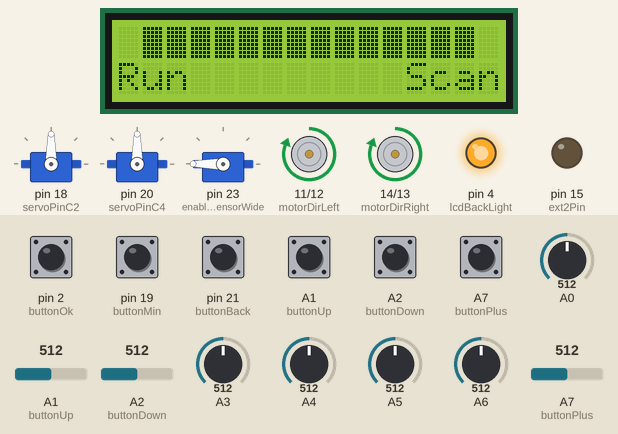
The sketch below on a simulated Arduino Mega 2560, built with avr-gcc and run on an emulated ATmega2560. Shown: 16×2 character LCD, 3 × servo, direction and speed pins drawn as motors (green arrow = direction pin HIGH = forward, orange = LOW = backward, longer = more drive), output pins drawn as LEDs (lit = HIGH). Wiring (inferred from the names in the program): servo: signal pin 23. Inputs (shaded band) come from the test bench; at power-on: A1 (buttonUp), A2 (buttonDown), A7 (buttonPlus), pin 2 (buttonOk), pin 19 (buttonMin), pin 21 (buttonBack) HIGH, A1 (buttonUp) = 512, A0 = 512, A3 = 512, A2 (buttonDown) = 512, A4 = 512, A5 = 512, A6 = 512, A7 (buttonPlus) = 512. EEPROM starts erased; servo pulses on a pin are drawn as a servo (544–2400 µs = 0–180°); pins used as bus, display or sensor lines are not drawn.

Above: at 1.7 s.
1.8 s: pin 21 (buttonBack) pulled LOW for 0.15 s
At 2.3 s:
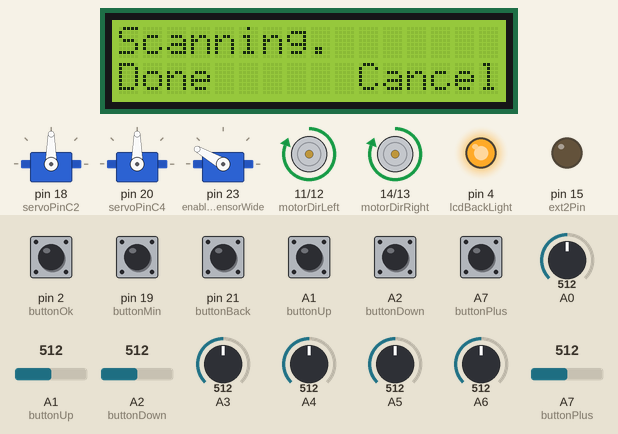
4.9 s: pin 2 (buttonOk) pulled LOW for 0.15 s
At 6.8 s:
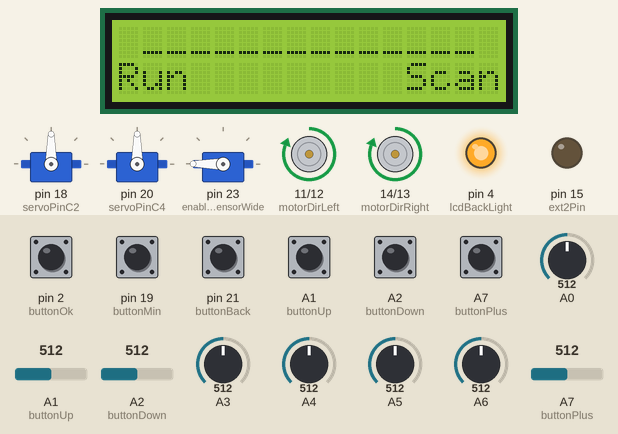
7.1 s: A1 (buttonUp) set to 519
At 7.7 s:
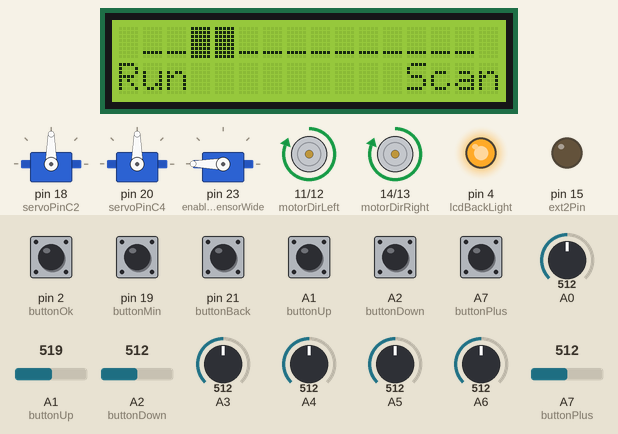
8.6 s: A0 set to 520
At 9.1 s:
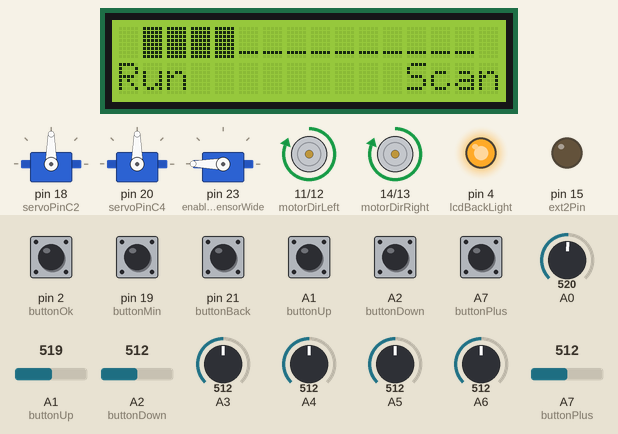
10.1 s: A3 set to 527
At 11.3 s:
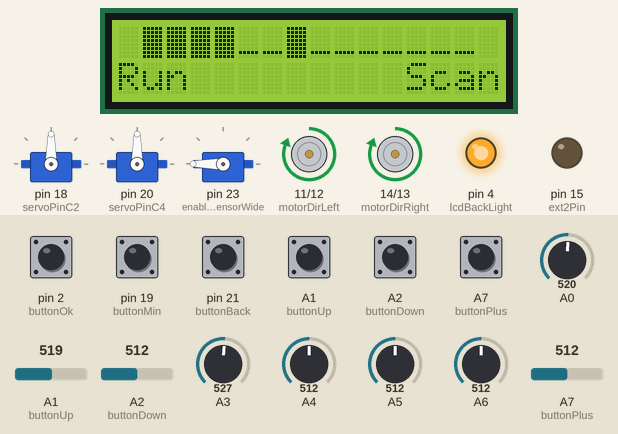
11.6 s: A2 (buttonDown) set to 610
At 12.5 s:
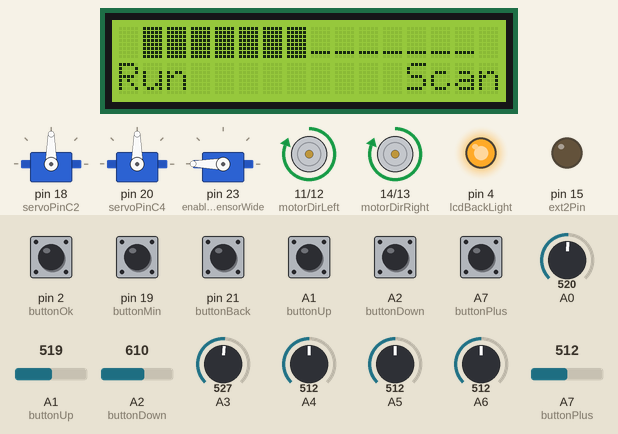
Timing chart, 0 to 14.1 s (numbered marks = the images above; inputs shaded):
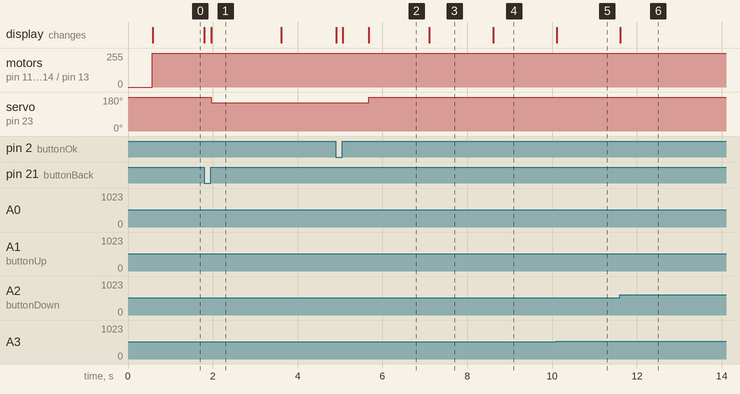

The sketch:

source_code_XELERON_X.ino
```cpp
/*
  Project : Xeleron X - PC coding
  Author  : Helda Pratama
  Year    : 2022
  Event   : MRC 2022 - MI
*/

#include "variable.h"
#include "hardware.h"
#include "button.h"
#include "motor.h"
#include "sensor.h"
#include "panel.h"
#include "running.h"

void setup() {
  hardwareInit();
  EEPROM.get(0, ee);
  welcomeScreen();
}

void loop() {
  homeScreen();

  mainProgram();      //untuk menjalankan seluruh isi program utama

  stopMotor();
}

//isi program
void mainProgram() {
  //petunjuk program

  /*
    run(speedAwal, modeSensor, motorKiri, motorKanan, delayBelok, speedTimer, timer)
    pilihan mode sensor:
      1. fl (tengah & kiri)
      2. fr (tengah & kanan)
      3. lr atau rl (kanan & kiri)
      4. s1, s2, ... , s14 (nomor sensor)
      5. dimanapun

    contoh:
    run(80, fl, -80, 100, 300, 80, 30);  //belok kiri setelah pertigaan kiri dan jalan dgn timer 30
    run(80, fr, 100, -80, 300, 80, 30);  //belok kanan setelah pertigaan kanan dan jalan dgn timer 30
  */

  //gripperAction(pick)     untuk ambil
  //gripperAction(drop)     untuk taruh
  //lontar()    untuk melontar bola

  //===========>>>PANDUAN PROGRAM<<<===========
  // run(speedAwal, modeSensor, motorKiri, motorKanan, delayBelok, speedTimer, timer)
  // Start/maju    => run(100, dimanapun, 100, 100, 100, 100, 50); timer menyesuaikan kondisi track
  // mundur        => run(100, dimanapun, -100, -100, 100, 100, 0); delay menyesuaikan kondisi track
  // belok kiri    => run(100, fl, -150, 100, 180, 100, 50); timer menyesuaikan kondisi track
  // belok kanan   => run(100, fr, 100, -150, 180, 100, 50); timer menyesuaikan kondisi track
  // putar balik   => run(100, fr, 100, -150, 280, 100, 0);


  //masukkan program utama disini====================================================================


  //gripperAction(drop);

  //ending program utama
}
```

button.h
```cpp
void waitButton() {
  lcd.clear();
  delay(150);
  while (buttonPressed);
}
```

hardware.h
```cpp
/*//lcd
#include <LiquidCrystal.h>
#define lcdRS 0
#define lcdEN 1
#define lcdD4 5
#define lcdD5 6
#define lcdD6 7
#define lcdD7 3
#define lcdBackLight  4
LiquidCrystal lcd(lcdRS, lcdEN, lcdD4, lcdD5, lcdD6, lcdD7);

//button
#define buttonOK    2
#define buttonUp    A1
#define buttonDown  A2
#define buttonBack  21
#define buttonPlus  A7
#define buttonMin   19
#define buttonUnpressed (digitalRead(buttonOK)&&digitalRead(buttonUp)&&digitalRead(buttonDown)&&digitalRead(buttonBack)&&digitalRead(buttonPlus)&&digitalRead(buttonMin))
#define buttonPressed   !buttonUnpressed

//sensor
#define enableSensorRight 22
#define enableSensorLeft  23

//motor
#define motorDirLeft  11
#define motorDirRight 14
#define motorPWMLeft  12
#define motorPWMRight 13
#define motorEnable   9

//servo
#include <Servo.h>
Servo lift;
Servo grip;

//obstacle
#define obsPin    8

void hardwareInit() {
  lcd.begin(16, 2);
  lift.attach(18);
  grip.attach(20);
  pinMode(obsPin, INPUT_PULLUP);
  pinMode(buttonOK, INPUT_PULLUP);
  pinMode(buttonUp, INPUT_PULLUP);
  pinMode(buttonDown, INPUT_PULLUP);
  pinMode(buttonBack, INPUT_PULLUP);
  pinMode(buttonPlus, INPUT_PULLUP);
  pinMode(buttonMin, INPUT_PULLUP);
  pinMode(lcdBackLight, OUTPUT);
  pinMode(motorDirLeft, OUTPUT);
  pinMode(motorDirRight, OUTPUT);
  pinMode(motorEnable, OUTPUT);
  digitalWrite(lcdBackLight, 1);
  digitalWrite(motorEnable, 1);
  lift.write(liftDown);
  grip.write(gripOff);
} */

//lcd
#include <LiquidCrystal.h>
#define lcdRS 0
#define lcdEN 1
#define lcdD4 5
#define lcdD5 6
#define lcdD6 7
#define lcdD7 3
#define lcdBackLight  4
LiquidCrystal lcd(lcdRS, lcdEN, lcdD4, lcdD5, lcdD6, lcdD7);

//button
#define buttonOk    2
#define buttonUp    A1
#define buttonDown  A2
#define buttonBack  21
#define buttonPlus  A7
#define buttonMin   19
#define buttonUnpressed (digitalRead(buttonOk)&&digitalRead(buttonUp)&&digitalRead(buttonDown)&&digitalRead(buttonBack)&&digitalRead(buttonPlus)&&digitalRead(buttonMin))
#define buttonPressed   !buttonUnpressed

//sensor
#define enableSensorNarrow  22
#define enableSensorWide    23

//motor
#define motorDirLeft  11
#define motorDirRight 14
#define motorPWMLeft  12
#define motorPWMRight 13
#define motorEnable   9

//servo
#include <Servo.h>
Servo servoGrip;
Servo servoLift;
#define servoPinC2  18
#define servoPinC4  20

//external
#define ext1Pin     9       //input obs
#define ext2Pin     15      //relay pelontar

//serial bluetooth
#include <SoftwareSerial.h>
SoftwareSerial mySerial(16, 17);  //Rx, Tx

void hardwareInit() {
  lcd.begin(16, 2);
  pinMode(buttonOk, INPUT_PULLUP);
  pinMode(buttonUp, INPUT_PULLUP);
  pinMode(buttonDown, INPUT_PULLUP);
  pinMode(buttonBack, INPUT_PULLUP);
  pinMode(buttonPlus, INPUT_PULLUP);
  pinMode(buttonMin, INPUT_PULLUP);
  pinMode(lcdBackLight, OUTPUT);
  pinMode(motorDirLeft, OUTPUT);
  pinMode(motorDirRight, OUTPUT);
  pinMode(motorEnable, OUTPUT);
  pinMode(enableSensorNarrow, OUTPUT);
  pinMode(enableSensorWide, OUTPUT);

  pinMode(ext1Pin, INPUT_PULLUP);
  pinMode(ext2Pin, OUTPUT);

  digitalWrite(lcdBackLight, 1);
  digitalWrite(motorEnable, 1);

  digitalWrite(ext2Pin, 0);

  servoGrip.attach(servoPinC2);
  servoLift.attach(servoPinC4);
}
```

motor.h
```cpp
void setMotor(int speedLeft, int speedRight) {
  constrain(speedLeft, -255, 255);
  constrain(speedRight, -255, 255);
  if (speedLeft < 0) {
    analogWrite(motorPWMLeft, -speedLeft);
    digitalWrite(motorDirLeft, 0);
  }
  else {
    analogWrite(motorPWMLeft, 255 - speedLeft);
    digitalWrite(motorDirLeft, 1);
  }
  if (speedRight < 0) {
    analogWrite(motorPWMRight, -speedRight);
    digitalWrite(motorDirRight, 0);
  }
  else {
    analogWrite(motorPWMRight, 255 - speedRight);
    digitalWrite(motorDirRight, 1);
  }
}

void stopMotor() {
  analogWrite(motorPWMRight, 0);
  analogWrite(motorPWMLeft, 0);
  digitalWrite(motorDirLeft, 0);
  digitalWrite(motorDirRight, 0);
  delay(5);
  digitalWrite(motorEnable, 1);
}
```

panel.h
```cpp
void welcomeScreen() {
  lcd.clear();
  lcd.setCursor(0, 0);
  lcd.print("XELERON X   rev0");
  lcd.setCursor(0, 1);
  lcd.print("Arduino Mode    ");
  delay(500);
  lcd.clear();
}

void homeScreen() {

  while (1) {
    digitalWrite(motorEnable, 1);
    digitalWrite(lcdBackLight, 1);
    setMotor(0, 0);
    readSensor();
    lcd.setCursor(0, 1);
    lcd.print("Run         Scan");
    if (!digitalRead(buttonBack)) scanSensor();
    if (!digitalRead(buttonOk)) break;
  }
  lcd.clear();
  delay(300);
  digitalWrite(motorEnable, 0);
  delay(200);
}
```

running.h
```cpp
void gripperAction(int mode) {
  setMotor(0, 0);
  lcd.clear();
  switch (mode) {
    case pick:
      lcd.setCursor(0, 0); lcd.print("Picking...");
      servoGrip.write(gripOn);
      delay(1000);
      servoLift.write(liftUp);
      delay(1000);
      gripperState = 1;
      break;
    case drop:
      lcd.setCursor(0, 0); lcd.print("Dropping..");
      servoLift.write(liftDown);
      delay(1000);
      servoGrip.write(gripOff);
      delay(1000);
      gripperState = 0;
      break;
  }
}

//void followLine(int modeFollow) {
void followLine() {
  switch (sensorValue) {
    case 0b100000000000 : error = -31;    break;
    case 0b110000000000 : error = -27;    break;
    case 0b010000000000 : error = -25;    break;
    case 0b011000000000 : error = -21;    break;
    case 0b001000000000 : error = -17;    break;
    case 0b001100000000 : error = -15;    break;
    case 0b000100000000 : error = -11;    break;
    //case 0b011011000000 : error=-7;     break;
    case 0b000110000000 : error = -7;     break;
    case 0b000010000000 : error = -5;     break;
    //case 0b001101100000 : error=-3;     break;
    case 0b000011000000 : error = -3;     break;
    //case 0b000110110000 : error=-1;     break;
    case 0b000001000000 : error = -1;     break;
    case 0b000001100000 : error = 0;      break;
    case 0b000000100000 : error = 1;      break;
    //case 0b000011011000 : error=1;      break;
    case 0b000000110000 : error = 3;      break;
    //case 0b000001101100 : error=3;      break;
    case 0b000000010000 : error = 5;      break;
    case 0b000000011000 : error = 7;      break;
    //case 0b000000110110 : error=7;      break;
    case 0b000000001000 : error = 11;     break;
    case 0b000000001100 : error = 15;     break;
    case 0b000000000100 : error = 17;     break;
    case 0b000000000110 : error = 21;     break;
    case 0b000000000010 : error = 25;     break;
    case 0b000000000011 : error = 27;     break;
    case 0b000000000001 : error = 31;     break;

    //case 0b111100000000 : error=-11;    break;
    //case 0b111110000000 : error=-5;     break;
    //case 0b111111000000 : error=-1;     break;
    //case 0b111111100000 : error=0;      break;
    //case 0b111111110000 : error=1;      break;
    //case 0b111111111000 : error=5;      break;
    //case 0b111111111100 : error=11;     break;

    //case 0b001111111111 : error=-11;    break;
    //case 0b000111111111 : error=-5;     break;
    //case 0b000011111111 : error=-1;     break;
    //case 0b000001111111 : error=0;      break;
    //case 0b000000111111 : error=1;      break;
    //case 0b000000011111 : error=5;      break;
    //case 0b000000001111 : error=11;     break;

    case 0b111000000000 : error = -25;    break;
    case 0b011100000000 : error = -17;    break;
    case 0b001110000000 : error = -11;    break;
    case 0b000111000000 : error = -5;     break;
    case 0b000011100000 : error = -1;     break;
    case 0b000001110000 : error = 1;      break;
    case 0b000000111000 : error = 5;      break;
    case 0b000000011100 : error = 11;     break;
    case 0b000000001110 : error = 17;     break;
    case 0b000000000111 : error = 25;     break;
  }
  /*
    sensorLeft = (sensorValue & 0b1111110000000000) >> 10;
    sensorRight = (sensorValue & 0b0000000000111111);
    if (modeFollow == followLeft) {
    switch (sensorLeft) {
      case 0b100000:  error = -20;  break;
      case 0b110000:  error = -13;  break;
      case 0b010000:  error = -7;   break;
      case 0b011000:  error = -3;   break;
      case 0b001000:  error = -1;   break;
      case 0b001100:  error = 0;    break;
      case 0b000100:  error = 1;    break;
      case 0b000110:  error = 3;    break;
      case 0b000010:  error = 7;    break;
      case 0b000011:  error = 13;   break;
      case 0b000001:  error = 20;   break;
      case 0b000000:  break;
    }
    }
    else if (modeFollow == antiLeft) {
    switch (sensorLeft) {
      case 0b000000:  error = -20;  break;
      case 0b100000:  error = -5;   break;
      case 0b110000:  error = 0;    break;
      case 0b010000:  error = 1;    break;
      case 0b011000:  error = 3;    break;
      case 0b001000:  error = 5;    break;
      case 0b001100:  error = 8;    break;
      case 0b000100:  error = 12;   break;
      case 0b000110:  error = 16;   break;
      case 0b000010:  error = 20;   break;
      case 0b000011:  error = 25;   break;
      case 0b000001:  error = 30;   break;
    }
    }
    else if (modeFollow == followRight) {
    switch (sensorRight) {
      case 0b100000:  error = -20;  break;
      case 0b110000:  error = -13;  break;
      case 0b010000:  error = -7;   break;
      case 0b011000:  error = -3;   break;
      case 0b001000:  error = -1;   break;
      case 0b001100:  error = 0;    break;
      case 0b000100:  error = 1;    break;
      case 0b000110:  error = 3;    break;
      case 0b000010:  error = 7;    break;
      case 0b000011:  error = 13;   break;
      case 0b000001:  error = 20;   break;
      case 0b000000:  break;
    }
    }
    else if (modeFollow == antiRight) {
    switch (sensorRight) {
      case 0b100000:  error = -30;  break;
      case 0b110000:  error = -25;  break;
      case 0b010000:  error = -20;  break;
      case 0b011000:  error = -16;  break;
      case 0b001000:  error = -12;  break;
      case 0b001100:  error = -8;   break;
      case 0b000100:  error = -5;   break;
      case 0b000110:  error = -3;   break;
      case 0b000010:  error = -1;   break;
      case 0b000011:  error = 0;    break;
      case 0b000001:  error = 5;    break;
      case 0b000000:  error = 20;   break;
    }
    }
    else if (modeFollow == antiLeftRight) {
    if (sensorLeft && !sensorRight) error = 20;
    else if (!sensorLeft && sensorRight) error = -20;
    else error = 0;
    }
  */

  rate = error - lastError;
  powerLeft = (int)((runningSpeed + (error * kp)) + (rate * kd));
  powerRight = (int)((runningSpeed + (-error * kp)) - (rate * kd));
  constrain(powerLeft, minSpeed, maxSpeed);
  constrain(powerRight, minSpeed, maxSpeed);
  setMotor(powerLeft, powerRight);
  lastError = error;
}

void turn(int motorLeft, int motorRight, int delayTurn) {
  if (delayTurn != 0) {
    digitalWrite(lcdBackLight, 1);
    if (motorLeft <= 0 || motorRight <= 0) {
      setMotor(-100, -100);
      delay(20);
    }
    setMotor(motorLeft, motorRight);
    delay(delayTurn);
  }
  digitalWrite(motorEnable, 1);
  delay(1);
  digitalWrite(motorEnable, 0);
}

/*void checkObs() {
  if (!digitalRead(obsPin) && gripperState == 0) {
    gripperAction(pick);
  }
  }*/

void checkObs() {
  if (!digitalRead(ext1Pin)) {
    setMotor(-runningSpeed, -runningSpeed);
    delay(100);
    setMotor(0, 0);
    delay(500);

    setMotor(120, -150);
    delay(290);
    setMotor(0, 0);
    delay(300);

    setMotor(80, 150);
    delay(1200);

    do {
      setMotor(80, 150);
      readSensor();
    }
    while (!(sensorValue & (0b10000000000000 >> 0b00000000000111)));

    setMotor(120, 0);
    delay(150);
  }
}

void run(int speedAwal, int modeSensor, int motorKiri, int motorKanan, int delayBelok, int speedTimer, int timer) {
  int tick = 0, tempTick = 0;
  runningSpeed = speedAwal;
  while (1) {
    readSensor();
    followLine();
    checkObs();
    switch (modeSensor) {
      case tanpaGaris:
        if (sensorValue == sensorTanpaGaris) {
          turn(motorKiri, motorKanan, delayBelok);
          goto exitRun;
        }
        break;
      case dimanapun:
        turn(motorKiri, motorKanan, delayBelok);
        goto exitRun;
        break;
      case fl:
        if (sensorValue & sensorTengah) {
          if (sensorValue & sensorKiri) {
            turn(motorKiri, motorKanan, delayBelok);
            goto exitRun;
          }
        }
        break;
      case fr:
        if (sensorValue & sensorTengah) {
          if (sensorValue & sensorKanan) {
            turn(motorKiri, motorKanan, delayBelok);
            goto exitRun;
          }
        }
        break;
      case lr:
      case rl:
        if (sensorValue & sensorKanan) {
          if (sensorValue & sensorKiri) {
            turn(motorKiri, motorKanan, delayBelok);
            goto exitRun;
          }
        }
        break;
      default:
        if (sensorValue & (0b10000000000000 >> (modeSensor - 1))) {
          turn(motorKiri, motorKanan, delayBelok);
          goto exitRun;
        }
        break;
    }
  }
exitRun:
  runningSpeed = 0;
  while (tempTick < 30) {
    readSensor();
    followLine();
    checkObs();
    tempTick++;
  }
  runningSpeed = speedTimer;
  while (tick < timer) {
    readSensor();
    followLine();
    checkObs();
    tick++;
  }
  digitalWrite(lcdBackLight, 0);
  digitalWrite(motorEnable, 1);
  delay(1);
  digitalWrite(motorEnable, 0);
}
```

variable.h
```cpp
//editable value (boleh diedit)=========================

//pid
int kp = 5;
int kd = 10;
int maxSpeed = 230;
int minSpeed = -150;

//sensor
//int sensorSensitivity = 75;

//barcode
#define jumlahDigitBarcode  13

//char scannedBarcode[jumlahDigitBarcode];
String strScannedBarcode = "";
int codeBarcode;
String strCode1 = "6955549315068";
String strCode2 = "8998989110129";


//servo
const int gripOn = 140;
const int gripOff = 80;
const int liftUp = 120;
const int liftDown = 50;
//======================================================

//eeprom
#include <EEPROM.h>
struct eepromData {
  int tresholdSensor[16];
};
eepromData ee;

//sensor
int sensorValue;
int sensorLeft;
int sensorRight;
int sensorKiri =    0b11000000000000;
int sensorKanan =   0b00000000000011;
int sensorTengah =  0b00000111100000;
#define s1  1
#define s2  2
#define s3  3
#define s4  4
#define s5  5
#define s6  6
#define s7  7
#define s8  8
#define s9  9
#define s10 10
#define s11 11
#define s12 12
#define s13 13
#define s14 14

#define fl  15
#define fr  16
#define lr  17
#define rl  18

//pid
int rate, error, lastError, powerLeft, powerRight;
int runningSpeed = 50;

//mode sensor
#define sensorTanpaGaris  0b00000000000000
#define tanpaGaris  0
#define garisPutus  0
#define dimanapun   1

//running
/*int followLineMode;
  #define followLeft    0
  #define antiLeft      1
  #define followRight   2
  #define antiRight     3
  #define antiLeftRight 4 */

//gripper
#define pick  0
#define drop  1
int gripperState = 0;

//global
#define kiri        0
#define kanan       1
#define lurus       2
#define tanpaPutar  3
```

Source omitted: sensor.h (4041 bytes)

Measured:
- the behaviour switches between 512 and 513 on A1 (buttonUp) (found by bisection; images 2 and 3)
- the behaviour switches between 512 and 513 on A0 (found by bisection; images 3 and 4)
- the behaviour switches between 512 and 513 on A3 (found by bisection; images 4 and 5)
- after the input at 1.8 s, servo on pin 23 (enableSensorWide): 180° → 150° after 0.16 s; the display: first changes at once (image 1 shows a later state)
- after the input at 4.9 s, servo on pin 23 (enableSensorWide): 150° → 180° after 0.78 s; the display: first changes at once (image 2 shows a later state)
- after the input at 7.1 s, the display: changes at once (image 3)
- after the input at 8.6 s, the display: changes at once (image 4)
- after the input at 10.1 s, the display: changes at once (image 5)
- after the input at 11.6 s, the display: changes at once (image 6)
